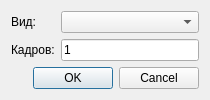
<?xml version="1.0" encoding="UTF-8"?>
<ui version="4.0">
 <class>DialogAddTransition</class>
 <widget class="QDialog" name="DialogAddTransition">
  <property name="geometry">
   <rect>
    <x>0</x>
    <y>0</y>
    <width>210</width>
    <height>99</height>
   </rect>
  </property>
  <property name="windowTitle">
   <string>Переход...</string>
  </property>
  <layout class="QGridLayout" name="gridLayout">
   <item row="3" column="0" colspan="2">
    <widget class="QDialogButtonBox" name="buttonBox">
     <property name="orientation">
      <enum>Qt::Horizontal</enum>
     </property>
     <property name="standardButtons">
      <set>QDialogButtonBox::Cancel|QDialogButtonBox::Ok</set>
     </property>
    </widget>
   </item>
   <item row="0" column="0">
    <widget class="QLabel" name="lblTrans">
     <property name="text">
      <string>Вид:</string>
     </property>
    </widget>
   </item>
   <item row="1" column="0">
    <widget class="QLabel" name="lblFrames">
     <property name="text">
      <string>Кадров:</string>
     </property>
    </widget>
   </item>
   <item row="0" column="1">
    <widget class="QComboBox" name="cbTrans"/>
   </item>
   <item row="1" column="1">
    <widget class="QLineEdit" name="editFrames">
     <property name="text">
      <string>1</string>
     </property>
    </widget>
   </item>
   <item row="2" column="0" colspan="2">
    <spacer name="verticalSpacer">
     <property name="orientation">
      <enum>Qt::Vertical</enum>
     </property>
     <property name="sizeHint" stdset="0">
      <size>
       <width>20</width>
       <height>40</height>
      </size>
     </property>
    </spacer>
   </item>
  </layout>
 </widget>
 <resources/>
 <connections>
  <connection>
   <sender>buttonBox</sender>
   <signal>accepted()</signal>
   <receiver>DialogAddTransition</receiver>
   <slot>accept()</slot>
   <hints>
    <hint type="sourcelabel">
     <x>248</x>
     <y>254</y>
    </hint>
    <hint type="destinationlabel">
     <x>157</x>
     <y>274</y>
    </hint>
   </hints>
  </connection>
  <connection>
   <sender>buttonBox</sender>
   <signal>rejected()</signal>
   <receiver>DialogAddTransition</receiver>
   <slot>reject()</slot>
   <hints>
    <hint type="sourcelabel">
     <x>316</x>
     <y>260</y>
    </hint>
    <hint type="destinationlabel">
     <x>286</x>
     <y>274</y>
    </hint>
   </hints>
  </connection>
 </connections>
</ui>
